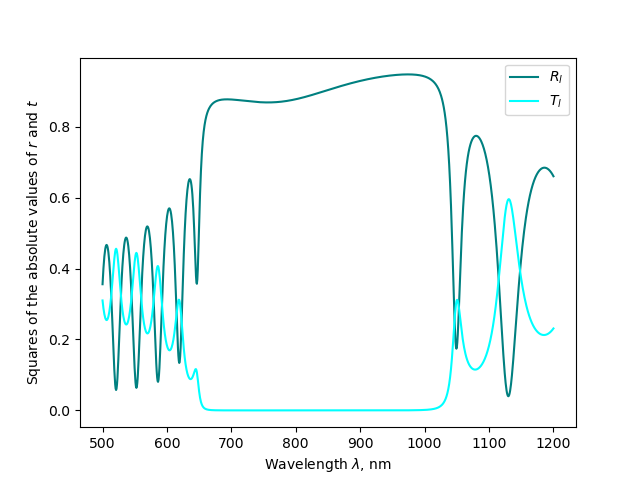

Reproduce this figure in Python.
import lib
import numpy as np
from matplotlib import pyplot as plt

eps1 = 4 + 0.05j
eps2 = 16 + 0.1j
d1 = 100
d2 = 50

wavelengths = np.linspace(500, 1200, 1000)

layers = [(d1, eps1), (d2, eps2)] * 10

left_matrices = [lib.total_matrix(lam, layers) for lam in wavelengths]
right_matrices = [lib.total_matrix(lam, reversed(layers)) for lam in wavelengths]

# Left coefficients.
r_l = np.array([lib.r(matrix) for matrix in left_matrices])
t_l = np.array([lib.t(matrix) for matrix in left_matrices])
R_l = abs(r_l)**2
T_l = abs(t_l)**2

plt.plot(wavelengths, R_l, label=r"$R_l$", color="teal")
plt.plot(wavelengths, T_l, label=r"$T_l$", color="cyan")

plt.xlabel(r"Wavelength $\lambda$, nm")
plt.ylabel(r"Squares of the absolute values of $r$ and $t$")

plt.legend()
plt.savefig("twenty_layers.png")